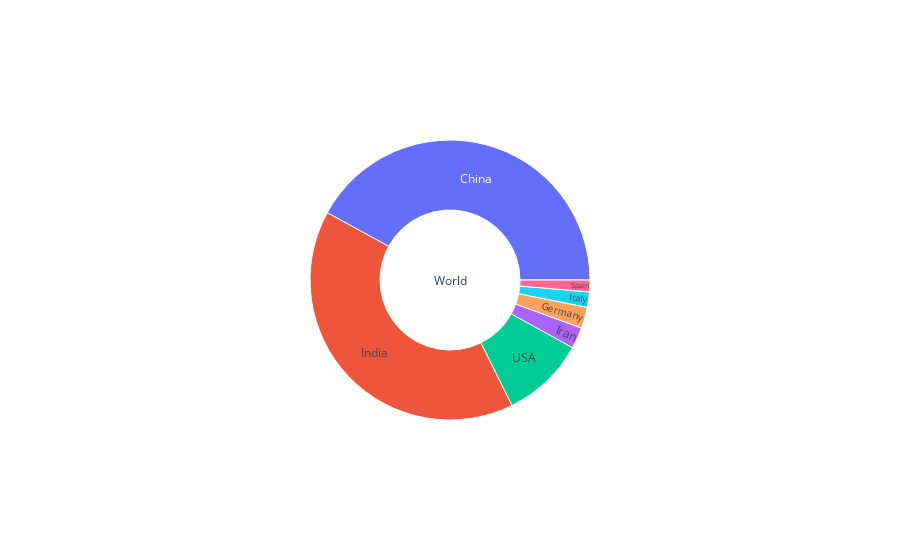

Notebook code for this chart:
### Code cell
# Medical condition as per sex

import plotly.graph_objects as go
fig =go.Figure(go.Sunburst(
    labels=[ "World", "China", "T.Case_Ch", "T.Death_Ch", "Italy", "T.Case_It", "T.Death_It", "USA", "T.Case_US", "T.Death_US", "Spain", "T.Case_Sp", "T.Death_Sp", "Germany", "T.Case_Ge", "T.Death_Ge", "Iran",  "T.Case_Ir", "T.Death_Ir", "India", "T.Case_In", "T.Death_In"],
    parents=["",      "World",    "China",   "T.Case_Ch", "World",     "Italy",  "T.Case_It", "World",     "USA",  "T.Case_US", "World",     "Spain",  "T.Case_Sp",   "World",   "Germany",  "T.Case_Ge", "World",      "Iran",  "T.Case_Ir", "World",     "India",  "T.Case_In"],
    values=[  3425324307, 1439323776, 81171, 3277, 60461826, 63927, 6077, 331002651, 46145, 582, 46754778, 35136, 2311, 83783942, 29056, 123, 83992949, 23049, 1812, 1380004385, 511, 10],
    branchvalues="total",
))
fig.update_layout(margin = dict(t=0, l=0, r=0, b=0))

fig.show()

### Figure 1 — Plotly figure (JSON) as saved in the notebook; plotly's stock layout.template omitted (floating-point values rounded to 4 significant figures)
{"data": [{"branchvalues": "total", "labels": ["World", "China", "T.Case_Ch", "T.Death_Ch", "Italy", "T.Case_It", "T.Death_It", "USA", "T.Case_US", "T.Death_US", "Spain", "T.Case_Sp", "T.Death_Sp", "Germany", "T.Case_Ge", "T.Death_Ge", "Iran", "T.Case_Ir", "T.Death_Ir", "India", "T.Case_In", "T.Death_In"], "parents": ["", "World", "China", "T.Case_Ch", "World", "Italy", "T.Case_It", "World", "USA", "T.Case_US", "World", "Spain", "T.Case_Sp", "World", "Germany", "T.Case_Ge", "World", "Iran", "T.Case_Ir", "World", "India", "T.Case_In"], "type": "sunburst", "values": [3425324307, 1439323776, 81171, 3277, 60461826, 63927, 6077, 331002651, 46145, 582, 46754778, 35136, 2311, 83783942, 29056, 123, 83992949, 23049, 1812, 1380004385, 511, 10]}], "layout": {"margin": {"b": 0, "l": 0, "r": 0, "t": 0}}}
